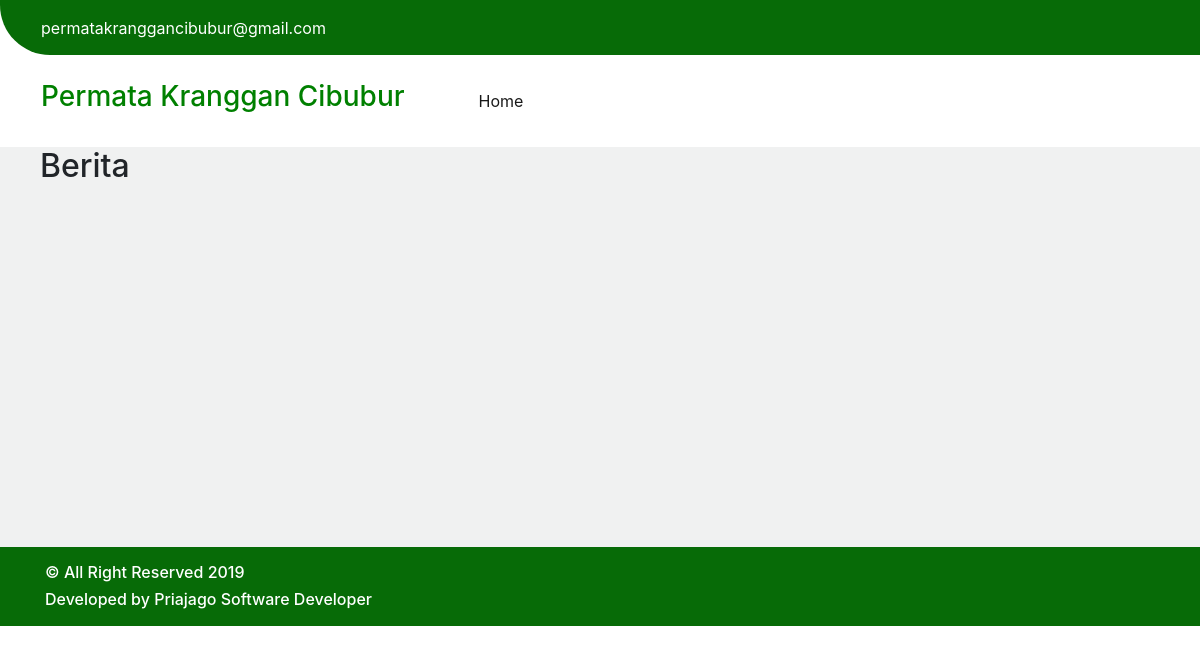
The page /index.php/home/berita on the database as committed earlier.
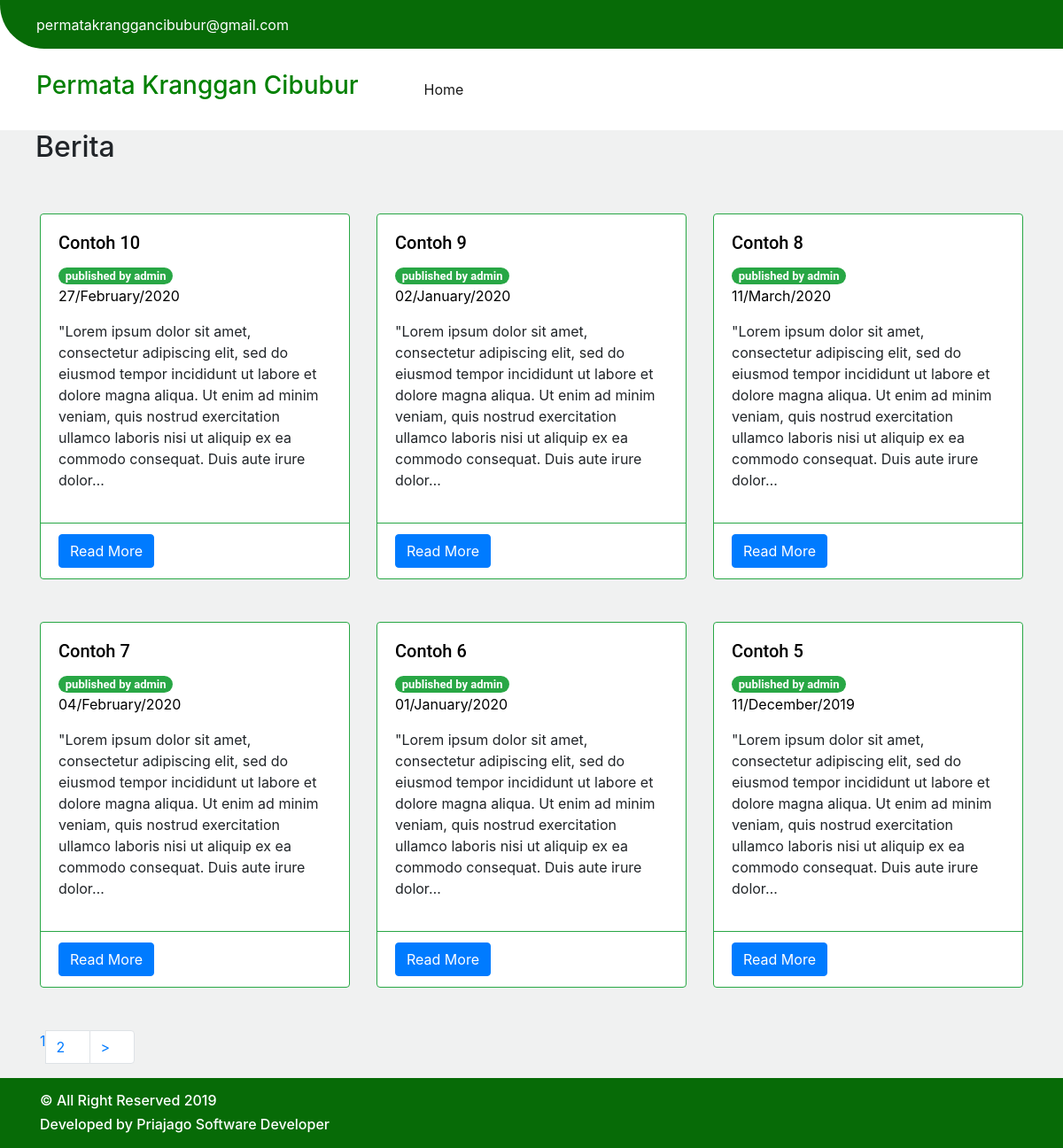
The same page on the database as committed later.
### tables this page shows
CREATE TABLE `berita` (
  `id` int(11) NOT NULL,
  `judul` varchar(255) NOT NULL,
  `tanggal` date NOT NULL,
  `isi` text NOT NULL,
  `gambar` varchar(255) NOT NULL
);

### index.php (called while the page is built, shortened)
<?php
require_once BASEPATH.'core/CodeIgniter.php';

### application/config/config.php (called while the page is built, shortened)
<?php
$config['base_url'] = 'http://localhost/web_pkc/';
$config['index_page'] = '';
$config['uri_protocol']	= 'REQUEST_URI';
$config['url_suffix'] = '';
$config['language']	= 'english';
$config['charset'] = 'UTF-8';
$config['enable_hooks'] = FALSE;
$config['subclass_prefix'] = 'MY_';
$config['composer_autoload'] = FALSE;
$config['permitted_uri_chars'] = 'a-z 0-9~%.:_\-';
$config['enable_query_strings'] = FALSE;
$config['controller_trigger'] = 'c';
$config['function_trigger'] = 'm';
$config['directory_trigger'] = 'd';
$config['allow_get_array'] = TRUE;
$config['log_threshold'] = 0;
$config['log_path'] = '';
$config['log_file_extension'] = '';
$config['log_file_permissions'] = 0644;
$config['log_date_format'] = 'Y-m-d H:i:s';
$config['error_views_path'] = '';
$config['cache_path'] = '';
$config['cache_query_string'] = FALSE;
$config['encryption_key'] = '';
$config['sess_driver'] = 'files';
$config['sess_cookie_name'] = 'ci_session';
$config['sess_expiration'] = 7200;
$config['sess_save_path'] = NULL;
$config['sess_match_ip'] = FALSE;
$config['sess_time_to_update'] = 300;
$config['sess_regenerate_destroy'] = FALSE;
$config['cookie_prefix']	= '';
$config['cookie_domain']	= '';
$config['cookie_path']		= '/';
$config['cookie_secure']	= FALSE;
$config['cookie_httponly'] 	= FALSE;
$config['standardize_newlines'] = FALSE;
$config['global_xss_filtering'] = FALSE;
$config['csrf_protection'] = FALSE;
$config['csrf_token_name'] = 'csrf_test_name';
$config['csrf_cookie_name'] = 'csrf_cookie_name';
$config['csrf_expire'] = 7200;
$config['csrf_regenerate'] = TRUE;
$config['csrf_exclude_uris'] = array();
$config['compress_output'] = FALSE;
$config['time_reference'] = 'local';
$config['rewrite_short_tags'] = FALSE;
$config['proxy_ips'] = '';

### application/models/User_model.php (called while the page is built, shortened)
<?php
class User_model extends CI_Model {
  public function countAllBerita(){
    return $this->db->get('berita')->num_rows();
  }
  public function getBeritaa($limit,$start){
    $this->db->order_by('id','DESC');
   return $this->db->get('berita',$limit,$start)->result_array();
  }
}

### application/views/visitor/berita.php (the view, shortened to what this page needs)
<!doctype html>
<html lang="en">
  <head>
    <link rel="stylesheet" href="https://maxcdn.bootstrapcdn.com/bootstrap/4.0.0/css/bootstrap.min.css">
  </head>
  <body>
        <nav class="navbar navbar-light" style="background-color: #076B07; border-bottom-left-radius: 50px; height:55px;">
          <h7 style="color:white; margin-left:25px;">permatakranggancibubur@gmail.com</h7>
        </nav>
    <nav class="navbar navbar-expand-sm sticky-top navbar-light" style="background-color: white; padding-top:20px; padding-bottom:20px;">
      <a class="navbar-brand" href="#"><h3 style="margin-left:25px; color:green;">Permata Kranggan Cibubur</h3></a>
  <div class="collapse navbar-collapse" id="navbarText">
    <ul class="navbar-nav" style="margin-left:50px;">
      <li class="nav-item active">
        <a class="nav-link" href="<?= base_url();?>home/index" style="padding-right:15px;">Home <span class="sr-only">(current)</span></a>
      </li>
    </ul>
  </div>
    </nav>
<section class="berita" id="berita" style="background-color: rgba(204,209,209,0.3); min-height:400px;">
  <h2 style="margin-left:40px;">Berita</h2>
  <div class="container">
    <div class="row">
      <?php foreach($berita as $p):?>
      <div class="col-md-4 mt-5">
        <div class="card border-success">
          <div class="card-body ">
            <h5 class="card-title" style="font-family: Roboto; color:black;"><?= $p['judul'];?></h5>
            <span class="badge badge-pill badge-success" style="font-family: Roboto; font-size:13px; ">published by admin</span>
            <p style="color:black;">  <?= date("d/F/Y",strtotime($p['tanggal'])); ?></p>
            <p class="card-text" style="font-family: Roboto; color:black;" ><?php $limiter_word = word_limiter($p['isi'],40) ?>
                             <?= $limiter_word ?></p>
          </div>
          <div class="card-footer bg-transparent border-success"><a href="<?= base_url();?>home/detailBerita/<?= $p['id'];?>" class="btn btn-primary">Read More</a></div>
        </div>
      </div>
      <?php endforeach;?>
    </div>
  </div>
  <div class="container">
    <div class="row">
                <div class="col-md-6 mt-5">
                    <?=$this->pagination->create_links();?>
                </div>
              </div>
  </div>
</section>
<footer style="position:absolute; width:100%; bottom:0; height:79px; background-color: #076B07;">
  <div class="container">
    <div class="row">
      <div class="col-sm-12 mt-3">
        <h6 style="color:white;"> &copy; All Right Reserved 2019</h6>
      </div>
    </div>
    <div class="row">
      <div class="col-sm-12">
        <h6 style="color:white;">Developed by Priajago Software Developer</h6>
      </div>
    </div>
    </div>
</footer>
  </body>
</html>

### application/controllers/Home.php (shortened to what this page needs)
<?php
class Home extends CI_Controller {
	public function berita()
	{
		$this->load->model('User_model');
		$this->load->helper('text');
      $this->load->library('pagination');
      $config['base_url'] = 'http://localhost/web_pkc/home/berita';
      $config['total_rows'] = $this->User_model->countAllBerita();
      $config['per_page'] = 6;
      $config['full_tag_open'] = '<ul class="pagination">';
      $config['full_tag_close'] = '</ul>';
      $config['next_tag_open'] = '<li class="page-item grey" style="width:50px;">';
      $config['next_tag_close'] = '</li>';
      $config['cur_tag_open'] = '<li class="active green"><a href="#!" style="width:50px;">';
      $config['cur_tag_close'] = '</a></li>';
      $config['num_tag_open'] = '<li class="page-item" style="width:50px;">';
      $config['num_tag_close'] = '</li>';
      $data['start'] = $this->uri->segment(3);
      $data['berita'] = $this->User_model->getBeritaa($config['per_page'],$data['start']);
      $this->load->view('visitor/berita',$data);
	}
}

### application/views/visitor/berita.php (style rules this page uses)
html { position: relative; }
body { margin-bottom: 79px; }

Rows that differ between the two databases and show on the page:
added berita: judul "Contoh 10", tanggal "27/February/2020", isi "\"Lorem ipsum dolor sit amet, consectetur adipiscing elit, sed do eiusmod tempor incididunt ut labore et dolore magna aliqua. Ut enim ad minim veniam, quis nostrud exercitation ullamco laboris nisi ut aliquip ex ea commodo consequat. Duis aute irure dolor…"
added berita: judul "Contoh 9", tanggal "02/January/2020", isi "\"Lorem ipsum dolor sit amet, consectetur adipiscing elit, sed do eiusmod tempor incididunt ut labore et dolore magna aliqua. Ut enim ad minim veniam, quis nostrud exercitation ullamco laboris nisi ut aliquip ex ea commodo consequat. Duis aute irure dolor…"
added berita: judul "Contoh 8", tanggal "11/March/2020", isi "\"Lorem ipsum dolor sit amet, consectetur adipiscing elit, sed do eiusmod tempor incididunt ut labore et dolore magna aliqua. Ut enim ad minim veniam, quis nostrud exercitation ullamco laboris nisi ut aliquip ex ea commodo consequat. Duis aute irure dolor…"
added berita: judul "Contoh 7", tanggal "04/February/2020", isi "\"Lorem ipsum dolor sit amet, consectetur adipiscing elit, sed do eiusmod tempor incididunt ut labore et dolore magna aliqua. Ut enim ad minim veniam, quis nostrud exercitation ullamco laboris nisi ut aliquip ex ea commodo consequat. Duis aute irure dolor…"
added berita: judul "Contoh 6", tanggal "01/January/2020", isi "\"Lorem ipsum dolor sit amet, consectetur adipiscing elit, sed do eiusmod tempor incididunt ut labore et dolore magna aliqua. Ut enim ad minim veniam, quis nostrud exercitation ullamco laboris nisi ut aliquip ex ea commodo consequat. Duis aute irure dolor…"
added berita: judul "Contoh 5", tanggal "11/December/2019", isi "\"Lorem ipsum dolor sit amet, consectetur adipiscing elit, sed do eiusmod tempor incididunt ut labore et dolore magna aliqua. Ut enim ad minim veniam, quis nostrud exercitation ullamco laboris nisi ut aliquip ex ea commodo consequat. Duis aute irure dolor…"
Other text that changed with them:
$this->pagination->create_links(): (not shown) → "1 2 >"
